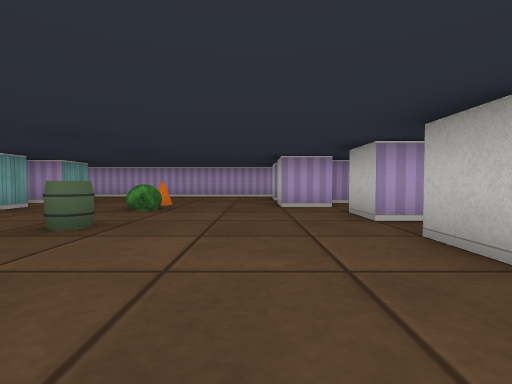
[1] (above)

16 first-person views from a walk through a cub3D maze. The camera is about half as high as the walls, tilts 2° down and sees 85° across. The floor is counted in squares. Each view is taken from the middle of a square. On the plan, view 1 faces up. The plan holds only what a view shows up to about 9 squares ahead; the rest is blank.

[2]
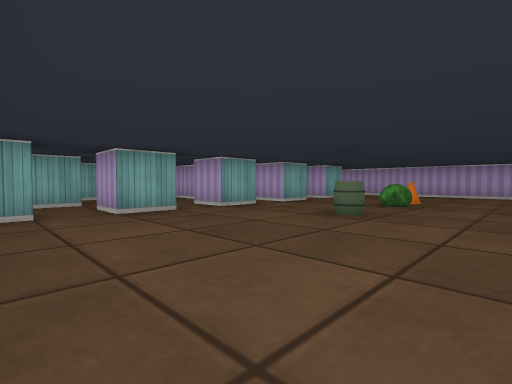

[3]
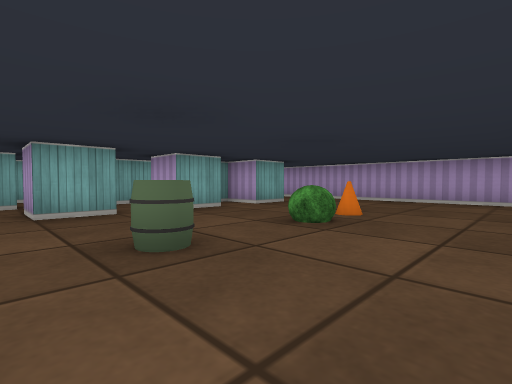

[4]
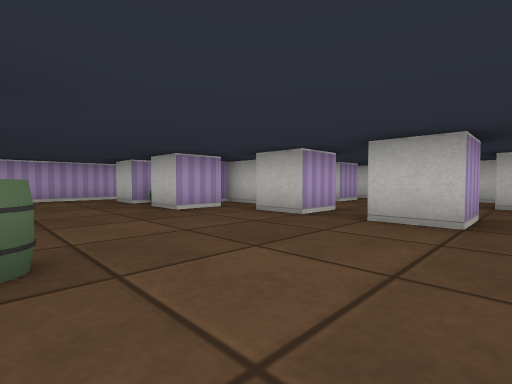

[5]
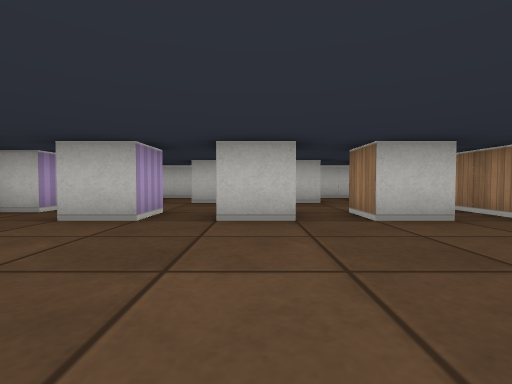

[6]
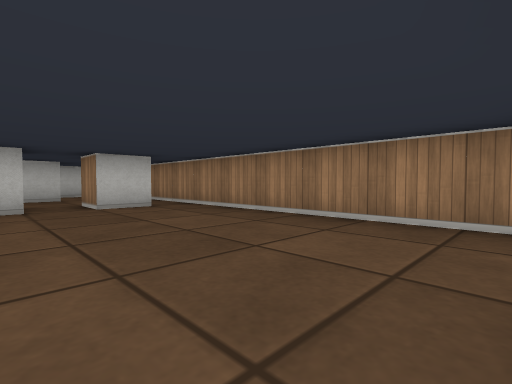

[7]
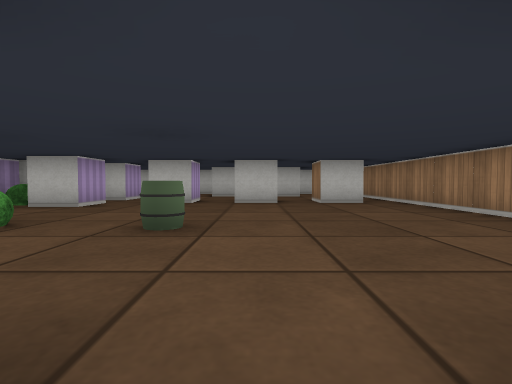

[8]
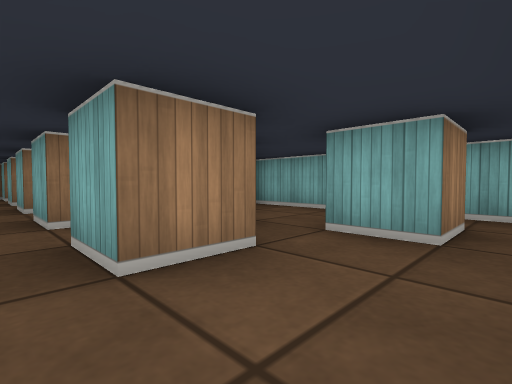

[9]
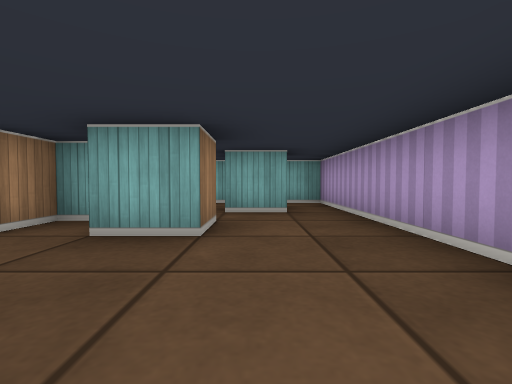

[10]
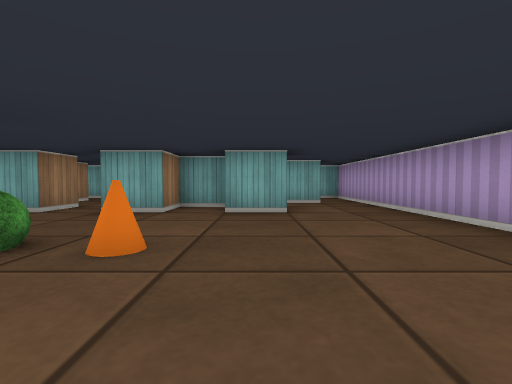

[11]
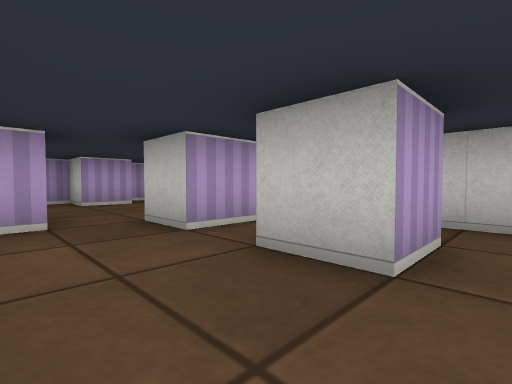

[12]
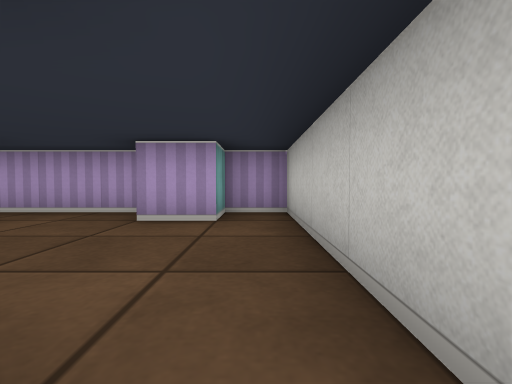

[13]
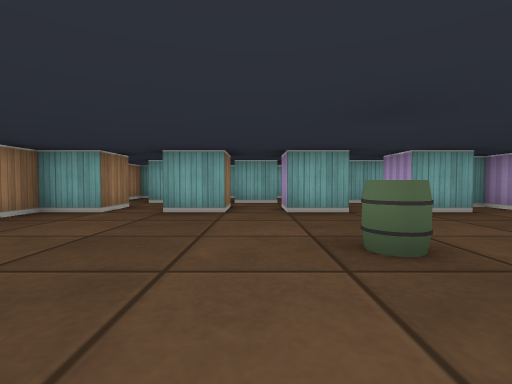

[14]
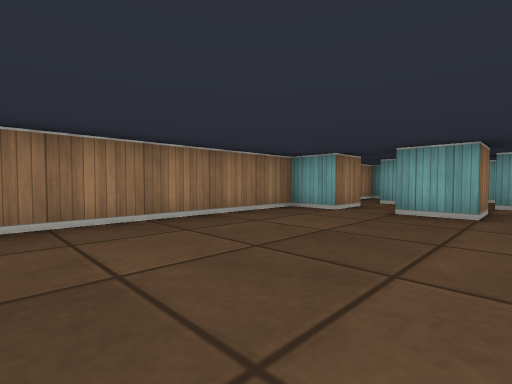

[15]
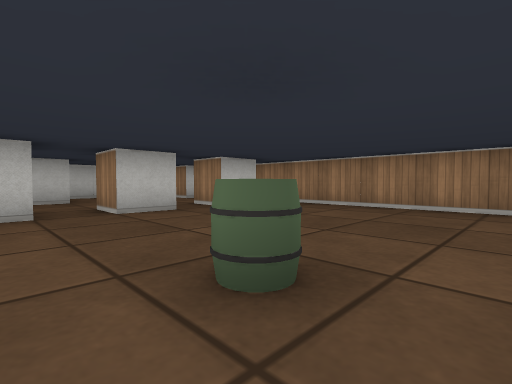

[16]
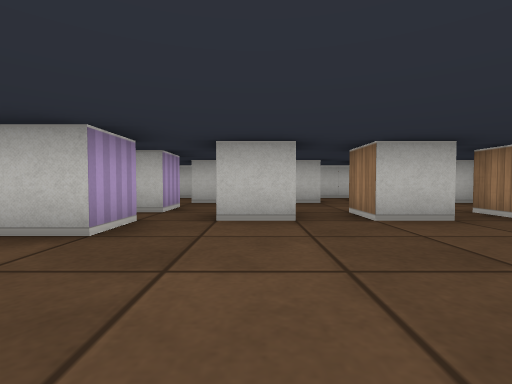

### Floor plan
Points are (right, up) in squares from view 1. A wall is a line through its corners. A room is listed if a view was taken in it or the views show most of it. See-through windows are left out.
Room 1 (views 1, 2, 3, 4, 5, 6, 7, 8, 9, 10, 11, 12, 13, 14, 15, 16)
walls: (1.6, 5.5) (0.5, 5.5) (0.5, 6.5); (2.5, 3.5) (1.5, 3.5) (1.5, 4.5); (-4.5, 5.5) (-4.5, 4.5) (-5.5, 4.5); (1.5, 7.5) (0.5, 7.5) (0.5, 8.5); (2.5, 1.5) (1.5, 1.5) (1.5, 2.5) (2.5, 2.5); (2.5, 6.5) (1.8, 6.5); (-5.5, 3.5) (-4.5, 3.5) (-4.5, 2.5) (-5.5, 2.5); (3.6, 5.5) (2.5, 5.5); (-5.5, 1.5) (-4.5, 1.5) (-4.5, 0.5) (-5.5, 0.5); (-5.5, 6.5) (-5.5, 5.5); (1.5, -0.6) (1.5, 0.5) (2.5, 0.5); (-6.5, 5) (-6.5, 4.1); (-6.5, 2.6) (-6.5, 1.5); (-5.5, 7.5) (-4.5, 7.5) (-4.5, 6.5); (-7, 3.5) (-8.1, 3.5); (-5.5, -0.5) (-4.5, -0.5) (-4.5, -1.5) (4, -1.5); (-6.5, 0.6) (-6.5, -0.5); (5.5, 4.5) (4.5, 4.5) (4.5, 5.5); (4.5, 0.4) (4.5, 1.5); (-7.5, 2.5) (-7, 2.5); (5.6, 2.5) (4.5, 2.5) (4.5, 3.5); (4.5, -1.1) (4.5, -0.5) (5.1, -0.5); (-8.5, 2.9) (-8.5, 0.9); (-7.6, 8.5) (-6.5, 8.5) (-6.5, 7.5); (6.5, -0.9) (6.5, 9.5) (5.5, 9.5) (5.5, 8.5) (4.5, 8.5) (4.5, 9.5) (-8.5, 9.5) (-8.5, 4.5); (-8.5, -1.5) (-7.6, -1.5)
objects: barrel (-2, 3); bush (-2, 5); cone (-2, 6); bush (1, 7)

Positions as (right, up) in squares from view 1, and headings:
1: (0, 0), facing up
2: (0, -1), facing up-left
3: (0, 2), facing up-left
4: (-2, 1), facing up-right
5: (-2, 2), facing right
6: (-4, 2), facing down-right
7: (-5, 2), facing right
8: (-4, 9), facing down-left
9: (-2, 8), facing left
10: (0, 7), facing left
11: (3, 2), facing up-right
12: (6, 5), facing up
13: (0, 2), facing left
14: (0, 2), facing down-left
15: (-3, 4), facing down-right
16: (-2, 4), facing right
